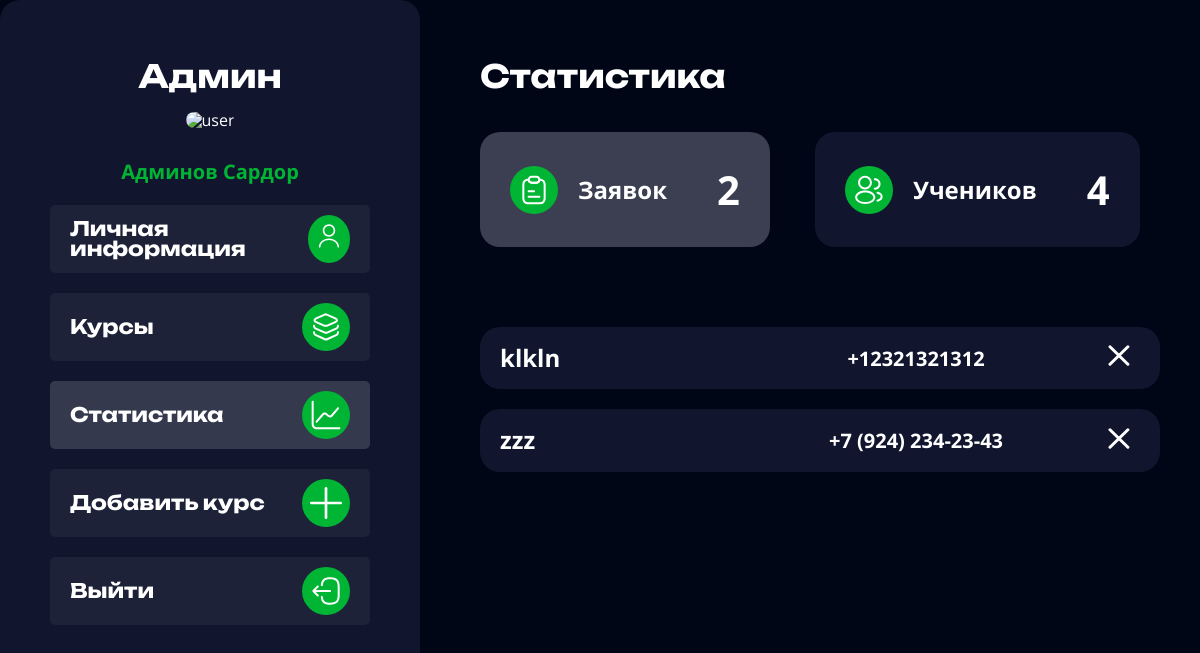
The page /profile/statistics (signed in) on the database its author committed.
### tables this page shows
CREATE TABLE `feedbackFrom` (
  `id` int(11) NOT NULL,
  `name` varchar(255) NOT NULL,
  `telNumber` varchar(20) NOT NULL
);

### app/controllers/ProfileController.php (called while the page is built, shortened)
<?php
class ProfileController extends Controller
{
    public function statisticsAction()
    {
        $feedbackFrom = $this->feedbackFromMod->getAllFeedbackFrom();
        $studentsList = $this->userMod->getAllUserRole(3);
        $teachersList = $this->userMod->getAllUserRole(2);
        $courseList = $this->courseMod->getAllCourses();
        $studCoursList = [];
        foreach ($studentsList as $student) {
            $coursList = $this->personalCoursesMod->getAllCourses($student["id"]);
            $coursListName = [];
            if (isset($coursList)) {
                foreach ($coursList as $cours) {
                    array_push($coursListName, $this->courseMod->getCourse($cours['idCours'])['name']);
                }
            }
            $data = [
                'student' => $student,
                'coursList' => $coursListName,
            ];
            array_push($studCoursList, $data);
        }
        $teachCoursList = [];
        foreach ($teachersList as $teacher) {
            $coursList = $this->directionMod->getTeacherDirection($teacher['id']);
            $coursListName = [];
            if (isset($coursList)) {
                foreach ($coursList as $cours) {
                    array_push($coursListName, $this->courseMod->getCourse($cours['idCours']));
                }
            }
            $data = [
                'teachers' => $teacher,
                'coursList' => $coursListName,
            ];
            array_push($teachCoursList, $data);
        }
        $result = [
            "feedbackFrom" => $feedbackFrom,
            "studentsStatistic" => $studCoursList,
            "teachersStatistic" => $teachCoursList,
            "courseList" => $courseList,
        ];
        $this->view->render('Статистика', $result);
    }
}
?>

### index.php (called while the page is built, shortened)
<?php
spl_autoload_register(function ($class) {
    $path = str_replace('\\', '/', $class . '.php');
});
$routerMan = new Router;
$routerMan->run();
?>

### app/database/Database.php (called while the page is built, shortened)
<?php
class Database
{
    private $connect;
    public function __construct()
    {
        try {
            $host = 'localhost';
            $dbname = 'Xameleyon';
            $username = 'root';
            $password = '';
            $dsn = "mysql:host=$host;dbname=$dbname";
            $this->connect = new PDO($dsn, $username, $password);
        } catch (PDOException $e) {
            echo $e;
        }
    }
    public function getAll($sql, $params = [])
    {
        $statement = $this->connect->prepare($sql);
        $statement->execute($params);
        $objects = $statement->fetchAll(PDO::FETCH_ASSOC);
        return $objects;
    }
}
?>

### app/models/FeedbackFromModel.php (called while the page is built, shortened)
<?php
class FeedbackFromModel extends Model
{
    public function getAllFeedbackFrom()
    {
        $sql = "SELECT * FROM `feedbackFrom`";
        return $this->connect->getAll($sql);
    }
}
?>

### app/core/Controller.php (called while the page is built, shortened)
<?php
abstract class Controller
{
    public function __construct($route)
    {
        $this->feedbackFromMod = new FeedbackFromModel;
    }
}
?>

### app/core/Model.php (called while the page is built, shortened)
<?php
abstract class Model
{
    public function __construct()
    {
        $this->connect = new Database;
    }
}
?>

### app/views/profile/windows/statistics.php (the view, shortened to what this page needs)
<?php $feedbackFrom = $vars['feedbackFrom'];
$students = $vars['studentsStatistic'];
function existsRole()
{
    if (isset($_SESSION['userMore']['idRole'])) {
        if ($_SESSION['userMore']['idRole'] == 5) {
            return "feedback";
        } else {
            return addActive($_SESSION['userMore']['idRole']);
        }
    } else {
        return "feedback";
    }
}
?>
<h3 class="_700">Статистика</h3>
<div class="statistics ">
    <div class="statistics__tabs">
        <form method="post">
            <button name="statistics__feedback"
                class="statistics__tab _fonBack-navy__blue <?= existsRole() == "feedback" ? "_active" : '' ?>">
                <div class="office__tab-img">
                    <img src="<?= htmlentities($publicPath) ?>media/icons/note.svg" alt="user-2">
                </div>
                <p class="statistics__tab-name">Заявок</p>
                <p class="statistics__tab-number"><?= count($feedbackFrom) ?></p>
            </button>
        </form>
        <form method="post">
            <button name="statistics__student"
                class="statistics__tab _fonBack-navy__blue <?= existsRole() == "student" ? "_active" : '' ?>">
                <div class="office__tab-img">
                    <img src="<?= htmlentities($publicPath) ?>media/icons/user-2.svg" alt="user-2">
                </div>
                <p class="statistics__tab-name">Учеников</p>
                <p class="statistics__tab-number"><?= count($students) ?></p>
            </button>
        </form>
    </div>
    <div class="statistics__tablet _windows__cards <?= existsRole() == "feedback" ? "_active" : '' ?>">
        <?php
        if (!empty($feedbackFrom)) {
            foreach ($feedbackFrom as $feedback) { ?>
                <div class="statistics__applications-card _fonBack-navy__blue">
                    <p class="statistics__applications-card__name _text-lvl_1 _700">
                        <?= htmlentities($feedback['name']) ?>
                    </p>
                    <a href="tel:<?= htmlentities($feedback['telNumber']) ?>"
                        class="statistics__applications-card__tel _text-lvl_2 _700"><?= htmlentities($feedback['telNumber']) ?></a>
                    <form method="post">
                        <button class="statistics__applications-card__btn" name="deletFeedback">
                            <svg width="22" height="21" viewBox="0 0 22 21" fill="none" xmlns="http://www.w3.org/2000/svg">
                                <path d="M2 1.76514L19.8834 19.2346" stroke="white" stroke-width="3" stroke-linecap="round" />
                                <path d="M2 19.2349L19.8834 1.76537" stroke="white" stroke-width="3" stroke-linecap="round" />
                            </svg>
                        </button>
                    </form>
                </div>
            <?php }
        } ?>
    </div>
</div>

### public/css/style.css (style rules this page uses)
* { padding: 0px; margin: 0px; border: 0px; scroll-behavior: smooth; transition: 0.5s; }
*, *:before, *:after { -moz-box-sizing: border-box; -webkit-box-sizing: border-box; box-sizing: border-box; }
html { font-size: 16px; }
html, body { height: 100%; }
body { line-height: 1; font-weight: 400; color: white; background-color: #000616; font-family: "OpenSans"; text-rendering: optimizeLegibility; -ms-text-size-adjust: 100%; -moz-text-size-adjust: 100%; -webkit-text-size-adjust: 100%; }
input, button, textarea { font-family: inherit; font-size: inherit; background: transparent; color: inherit; }
button { cursor: pointer; font-family: inherit; background-color: inherit; }
a, a:visited { text-decoration: none; color: inherit; }
img { vertical-align: top; }
h1, h2, h3, h4, h5, h6 { font-family: "Unbounded"; font-weight: 400; }
h3 { font-size: 32px; }
h3._700 { font-weight: 700; }
._text-lvl_1 { font-size: 24px; line-height: 135%; }
._text-lvl_1._700 { font-weight: 700; }
._text-lvl_2 { font-size: 20px; line-height: 135%; }
._text-lvl_2._700 { font-weight: 700; }
._fonBack-navy__blue { background-color: #11162e; border-radius: 20px; }
.office__tab-img { background-color: #00b533; height: 48px; width: 48px; border-radius: 100%; padding: 8px; flex: 0 1 auto; }
.office__tab-img img { width: 100%; }
.office__windows h3 { margin-bottom: 40px; }
._windows__cards { display: flex; flex-direction: column; gap: 20px; }
.statistics__tabs { display: flex; gap: 45px; margin-bottom: 60px; overflow: scroll; padding-bottom: 20px; }
.statistics__tab { display: flex; align-items: center; padding: 30px; }
.statistics__tab._active { background-color: #3b3f51; }
@media (min-width: 61.9375em) { .statistics__tab { cursor: pointer; } }
.statistics__tab-name { margin: 0 50px 0 20px; font-size: 24px; font-weight: 700; }
.statistics__tab-number { font-size: 40px; font-weight: 700; }
.statistics__tablet { display: none; }
.statistics__tablet._active { display: flex; }
.statistics__applications-card { display: grid; grid-template-columns: 50% 30% 20%; align-items: center; padding: 15px 20px; }
.statistics__applications-card a { text-align: center; }
.statistics__applications-card form { text-align: right; padding: 0 10px 0 0; }

### rows shown on the page
feedbackfrom: name "klkln", telNumber "+12321321312"
feedbackfrom: name "zzz", telNumber "+7 (924) 234-23-43"

### other values the page prints
$panelTitle "Админ"
$user['surname'] "Админов"
$user['name'] "Сардор"
count($feedbackFrom) "2"
count($students) "4"
